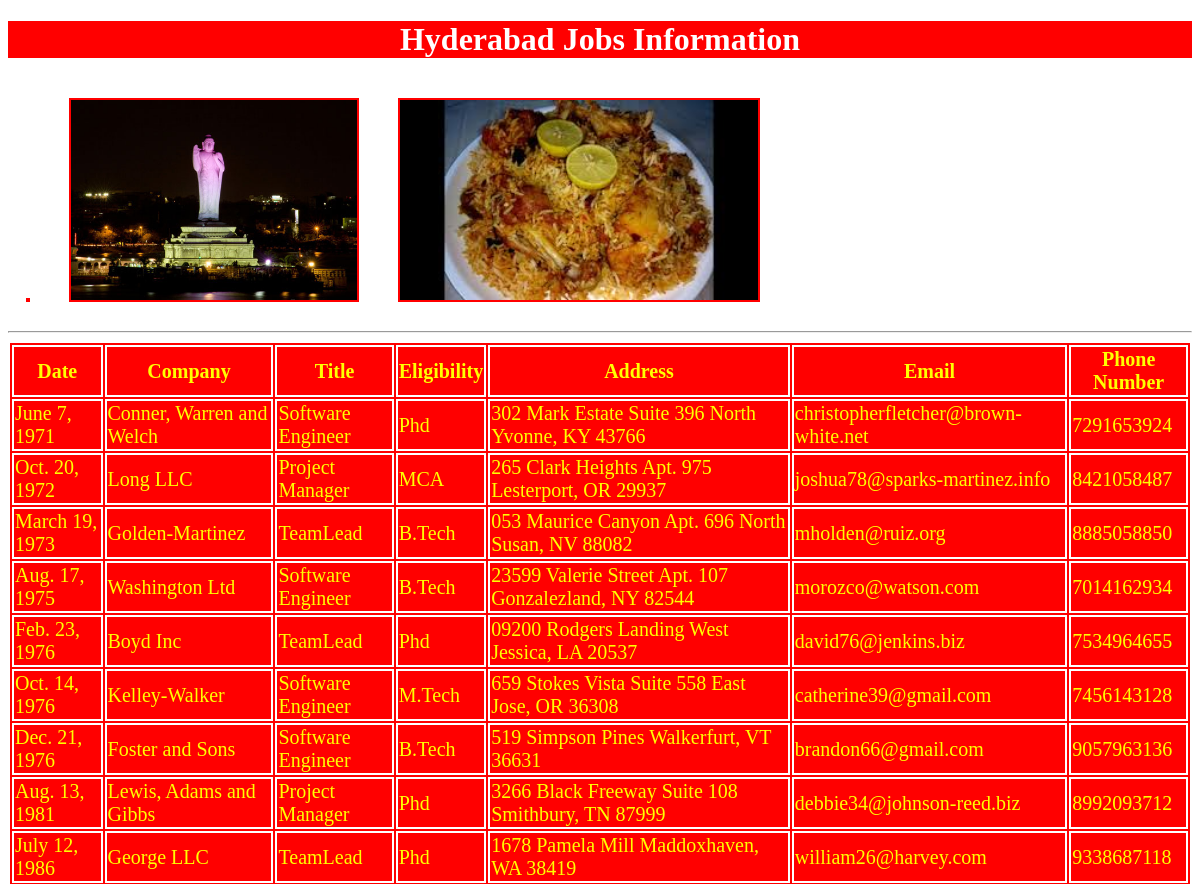
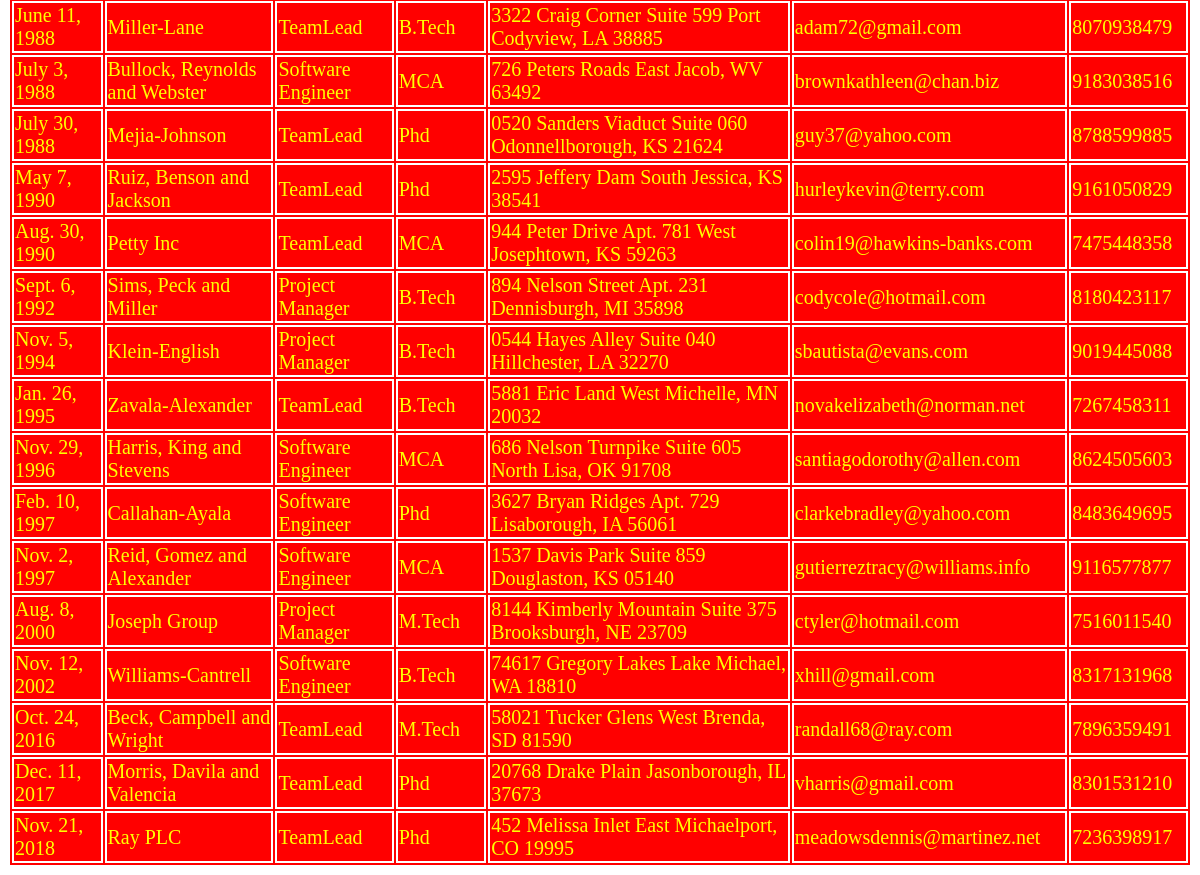
Screenshot of /hydjobs/ with the database file from the repository (2 pictures, top to bottom).
### testapp/models.py (models this page shows)
class hydjobs(models.Model):
    date=models.DateField();
    company=models.CharField(max_length=100);
    title=models.CharField(max_length=100);
    eligibility=models.CharField(max_length=100);
    address=models.CharField(max_length=100);
    email=models.EmailField();
    phonenumber=models.IntegerField()

### testapp/views.py (the view)
# urls.py: url(r'^hydjobs/', views.hydjobs1),
def hydjobs1(request):
    jobs_list=hydjobs.objects.order_by('date')
    my_dict={'jobs_list':jobs_list}
    return render(request,'testapp/hydjobs.html',context=my_dict)

### templates/testapp/hydjobs.html (shortened to what this page needs)
<!DOCTYPE html>
{% load staticfiles %}
<html lang="en" dir="ltr">
  <head>
    <link rel="stylesheet" href="{% static "css/demo.css" %}">
  </head>
  <body>
    <h1>Hyderabad Jobs Information</h1>
        <img src="{%static "images/hyd1.jpg"%}" alt="">
        <img src="{%static "images/hyd2.jpg"%}" alt="">
        <img src="{%static "images/hyd3.jpg"%}" alt="">
        <hr>
        {% if jobs_list %}
        <table id='tab'>
          <thead>
            <th>Date</th>
            <th>Company</th>
            <th>Title</th>
            <th>Eligibility</th>
            <th>Address</th>
            <th>Email</th>
            <th>Phone Number</th>
          </thead>
          {% for job in jobs_list %}
          <tr>
            <td>{{job.date}}</td>
            <td>{{job.company}}</td>
            <td>{{job.title}}</td>
            <td>{{job.eligibility}}</td>
            <td>{{job.address}}</td>
            <td>{{job.email}}</td>
            <td>{{job.phonenumber}}</td>
          </tr>
          {% endfor %}
        </table>
        {%else%}
        <p>No Jobs Found In Hyderabad</p>
      {% endif %}
  </body>
</html>

### static/css/demo.css (style rules this page uses)
body { background: url(https://images.unsplash.com/photo-1540941511432-d0d8480fdd99?ixlib=rb-1.2.1&ixid=eyJhcHBfaWQiOjEyMDd9&auto=format&fit=crop&w=500&q=60); background-repeat: no-repeat; background-size: cover; }
img { height:200px; width:50% float:right; margin:1.5%; border:2px solid red; }
h1 { color:white; text-align: center; background: red; }
table,thead,th,tr,td { color:yellow; border:2px solid white; font-size: 20px; margin:auto; background:red; }
thead,th { color:yellow; border:2px solid white; font-size: 20px; margin:auto; background:red; }
table tr:nth-of-type(even) { background: #f4c242; }

### rows the page displays
hydjobs: date "June 7, 1971", company "Conner, Warren and Welch", title "Software Engineer", eligibility "Phd", address "302 Mark Estate Suite 396 North Yvonne, KY 43766", email "christopherfletcher@brown-white.net", phonenumber "7291653924"
hydjobs: date "Oct. 20, 1972", company "Long LLC", title "Project Manager", eligibility "MCA", address "265 Clark Heights Apt. 975 Lesterport, OR 29937", email "joshua78@sparks-martinez.info", phonenumber "8421058487"
hydjobs: date "March 19, 1973", company "Golden-Martinez", title "TeamLead", eligibility "B.Tech", address "053 Maurice Canyon Apt. 696 North Susan, NV 88082", email "mholden@ruiz.org", phonenumber "8885058850"
hydjobs: date "Aug. 17, 1975", company "Washington Ltd", title "Software Engineer", eligibility "B.Tech", address "23599 Valerie Street Apt. 107 Gonzalezland, NY 82544", email "morozco@watson.com", phonenumber "7014162934"
hydjobs: date "Feb. 23, 1976", company "Boyd Inc", title "TeamLead", eligibility "Phd", address "09200 Rodgers Landing West Jessica, LA 20537", email "david76@jenkins.biz", phonenumber "7534964655"
hydjobs: date "Oct. 14, 1976", company "Kelley-Walker", title "Software Engineer", eligibility "M.Tech", address "659 Stokes Vista Suite 558 East Jose, OR 36308", email "catherine39@gmail.com", phonenumber "7456143128"
hydjobs: date "Dec. 21, 1976", company "Foster and Sons", title "Software Engineer", eligibility "B.Tech", address "519 Simpson Pines Walkerfurt, VT 36631", email "brandon66@gmail.com", phonenumber "9057963136"
hydjobs: date "Aug. 13, 1981", company "Lewis, Adams and Gibbs", title "Project Manager", eligibility "Phd", address "3266 Black Freeway Suite 108 Smithbury, TN 87999", email "debbie34@johnson-reed.biz", phonenumber "8992093712"
hydjobs: date "July 12, 1986", company "George LLC", title "TeamLead", eligibility "Phd", address "1678 Pamela Mill Maddoxhaven, WA 38419", email "william26@harvey.com", phonenumber "9338687118"
hydjobs: date "June 11, 1988", company "Miller-Lane", title "TeamLead", eligibility "B.Tech", address "3322 Craig Corner Suite 599 Port Codyview, LA 38885", email "adam72@gmail.com", phonenumber "8070938479"
hydjobs: date "July 3, 1988", company "Bullock, Reynolds and Webster", title "Software Engineer", eligibility "MCA", address "726 Peters Roads East Jacob, WV 63492", email "brownkathleen@chan.biz", phonenumber "9183038516"
hydjobs: date "July 30, 1988", company "Mejia-Johnson", title "TeamLead", eligibility "Phd", address "0520 Sanders Viaduct Suite 060 Odonnellborough, KS 21624", email "guy37@yahoo.com", phonenumber "8788599885"
hydjobs: date "May 7, 1990", company "Ruiz, Benson and Jackson", title "TeamLead", eligibility "Phd", address "2595 Jeffery Dam South Jessica, KS 38541", email "hurleykevin@terry.com", phonenumber "9161050829"
hydjobs: date "Aug. 30, 1990", company "Petty Inc", title "TeamLead", eligibility "MCA", address "944 Peter Drive Apt. 781 West Josephtown, KS 59263", email "colin19@hawkins-banks.com", phonenumber "7475448358"
hydjobs: date "Sept. 6, 1992", company "Sims, Peck and Miller", title "Project Manager", eligibility "B.Tech", address "894 Nelson Street Apt. 231 Dennisburgh, MI 35898", email "codycole@hotmail.com", phonenumber "8180423117"
hydjobs: date "Nov. 5, 1994", company "Klein-English", title "Project Manager", eligibility "B.Tech", address "0544 Hayes Alley Suite 040 Hillchester, LA 32270", email "sbautista@evans.com", phonenumber "9019445088"
hydjobs: date "Jan. 26, 1995", company "Zavala-Alexander", title "TeamLead", eligibility "B.Tech", address "5881 Eric Land West Michelle, MN 20032", email "novakelizabeth@norman.net", phonenumber "7267458311"
hydjobs: date "Nov. 29, 1996", company "Harris, King and Stevens", title "Software Engineer", eligibility "MCA", address "686 Nelson Turnpike Suite 605 North Lisa, OK 91708", email "santiagodorothy@allen.com", phonenumber "8624505603"
hydjobs: date "Feb. 10, 1997", company "Callahan-Ayala", title "Software Engineer", eligibility "Phd", address "3627 Bryan Ridges Apt. 729 Lisaborough, IA 56061", email "clarkebradley@yahoo.com", phonenumber "8483649695"
hydjobs: date "Nov. 2, 1997", company "Reid, Gomez and Alexander", title "Software Engineer", eligibility "MCA", address "1537 Davis Park Suite 859 Douglaston, KS 05140", email "gutierreztracy@williams.info", phonenumber "9116577877"
hydjobs: date "Aug. 8, 2000", company "Joseph Group", title "Project Manager", eligibility "M.Tech", address "8144 Kimberly Mountain Suite 375 Brooksburgh, NE 23709", email "ctyler@hotmail.com", phonenumber "7516011540"
hydjobs: date "Nov. 12, 2002", company "Williams-Cantrell", title "Software Engineer", eligibility "B.Tech", address "74617 Gregory Lakes Lake Michael, WA 18810", email "xhill@gmail.com", phonenumber "8317131968"
hydjobs: date "Oct. 24, 2016", company "Beck, Campbell and Wright", title "TeamLead", eligibility "M.Tech", address "58021 Tucker Glens West Brenda, SD 81590", email "randall68@ray.com", phonenumber "7896359491"
hydjobs: date "Dec. 11, 2017", company "Morris, Davila and Valencia", title "TeamLead", eligibility "Phd", address "20768 Drake Plain Jasonborough, IL 37673", email "vharris@gmail.com", phonenumber "8301531210"
hydjobs: date "Nov. 21, 2018", company "Ray PLC", title "TeamLead", eligibility "Phd", address "452 Melissa Inlet East Michaelport, CO 19995", email "meadowsdennis@martinez.net", phonenumber "7236398917"
